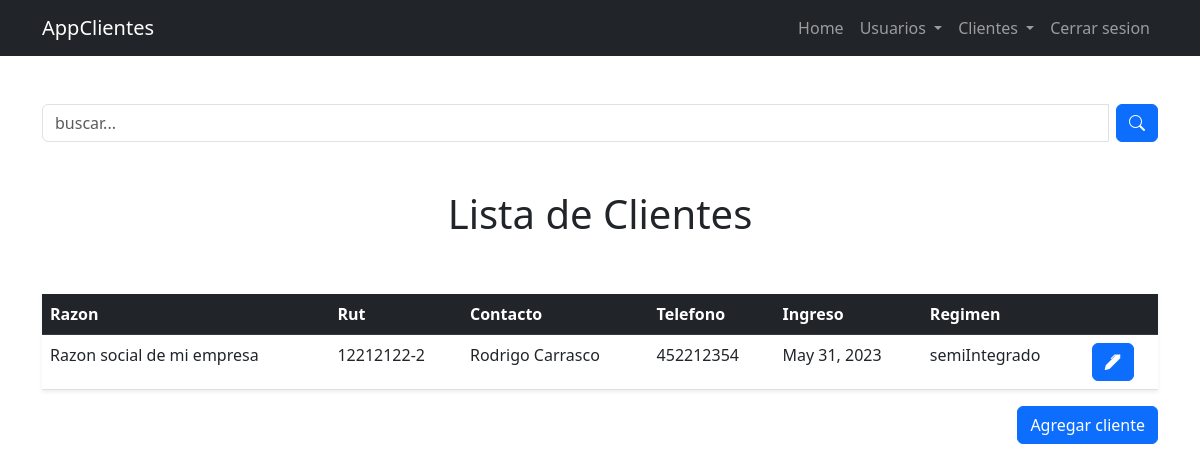
The app's page /clientes/ (signed in) with its own data.
### clientes/models.py (models this page shows, shortened)
class Cliente(models.Model):
    nombreDeFantasia=models.CharField(max_length=60,null=True,blank=True)
    rutEmpresa=models.CharField(max_length=30)
    razonSocial=models.CharField(max_length=100)
    fechaIngresoCliente=models.DateField(max_length=10)
    claveSII=models.CharField(max_length=30)
    nombreContacto1=models.CharField(max_length=50)
    telefonoContacto1=models.CharField(max_length=20)
    emailContacto1=models.EmailField(max_length=60)
    nombreContacto2=models.CharField(max_length=50,null=True,blank=True)
    telefonoContacto2=models.CharField(max_length=20,null=True,blank=True)
    emailContacto2=models.EmailField(max_length=60,null=True,blank=True)
    representanteLegal=models.CharField(max_length=50)
    rutRepresentanteLegal=models.CharField(max_length=30)
    banco=models.CharField(max_length=50,null=True,blank=True)
    tipoCuenta=models.CharField(max_length=50,null=True,blank=True)
    numeroCuenta=models.CharField(max_length=50,null=True,blank=True)
    claveSIIRepresentante=models.CharField(max_length=30,null=True,blank=True)
    inicioActividades=models.DateField(max_length=10)
    regimenTributario=models.CharField(max_length=60)
    claveCertificadoDigital=models.CharField(max_length=30,null=True,blank=True)
    vencimientoCertificadoDigital=models.DateField(max_length=10,null=True,blank=True)
    usuarioPrevired=models.CharField(max_length=60,null=True,blank=True)
    clavePrevired=models.CharField(max_length=30,null=True,blank=True)
    servicioContable=models.BooleanField(default=False,null=True,blank=True)
    servicioRemuneraciones=models.IntegerField(null=True,blank=True)
    ServicioPortalRRHH=models.BooleanField(default=False,null=True,blank=True)
    otroServicio=models.CharField(max_length=100,null=True,blank=True)
    estado=models.BooleanField(default=True)
    created=models.DateTimeField(auto_now_add=True)
    user = models.ForeignKey(User, on_delete=models.CASCADE, default=None)

### clientes/views.py (the view)
# urls.py: path('clientes/',clientes_views.clientes, name='clientes'),
@login_required
def clientes(request):
    queryset = request.GET.get("buscar")
    print(queryset)
    clientes = Cliente.objects.filter(estado=True)
    if queryset:
        clientes=Cliente.objects.filter(
            Q(rutEmpresa__icontains= queryset)
        ).distinct()
    clientes=Cliente.objects.all()#en caso de quere mostrar solo los datos del usuario logeado ""Cliente.objects.filter(user=request.user)""
    return render(request, 'clientes.html',{'clientes':clientes})

### clientes/templates/clientes.html (shortened to what this page needs)
{% extends 'base.html' %}
{% block content %}
{% if clientes %}
<div clas="">
    <div class="container">
        <div class= "row">
            <div class="col-md-12 search mt-5">
                <form method="get">
                    <div id="custom-search-input">
                        <div class="input-group col-md-12 ">
                            <input type="text" class="form-control me-2" placeholder="buscar..." name="buscar"  >
                            <span class="input-group-list">
                                <button type="submit" class="btn btn-primary"><i class="bi bi-search"></i></button>
                        </div>
                    </div>
                </form>
            </div>
        </div>
    </div>
</div>
<main class="container">
    <div class="row">
        <div class="col-md-12 ">
            <h1 class="text-center py-5">Lista de Clientes</h1>
            <table class="table table-responsive shadow-sm">
                <thead class="table-dark">
                    <tr>
                        <th>Razon</th>
                        <th>Rut</th>
                        <th>Contacto</th>
                        <th>Telefono</th>
                        <th>Ingreso</th>
                        <th>Regimen</th>
                        <th></th>
                    </tr>
                </thead>
                <tbody>
                    {% for cliente in clientes %}
                    {% if cliente.estado %}
                    <tr>
                        <td>{{cliente.razonSocial}}</td>
                        <td>{{cliente.rutEmpresa}}</td>
                        <td>{{cliente.nombreContacto1}}</td>
                        <td>{{cliente.telefonoContacto1}}</td>
                        <td>{{cliente.fechaIngresoCliente}}</td>
                        <td>{{cliente.regimenTributario}}</td>
                        <td>
                            {% if user.is_superuser %}
                            <a href="{% url 'cliente_detail' cliente.id %}" class="btn btn-primary"><i class="bi bi-pen-fill"></i></a>
                            {% else %}
                            <a href="{% url 'ver_cliente' cliente.id %}" class="btn btn-primary"><i class="bi bi-eye-fill"></i></a>
                            {% endif %}
                        </td>
                    </tr>
                    {% endif %}
                    {% endfor %}
                </tbody>
            </table>
        </div>
    </div>
</main>
{% else %}
<h4 class="m-5 text-secondary">No Existen clientes en el sistema</h4>
{% endif %}
{% if user.is_superuser %}
<div class="container text-end">
    <a class="btn btn-primary" href="/clientes/create">Agregar cliente</a>
</div>
{% endif %}
{% endblock %}

### records on screen
Cliente: razonSocial "Razon social de mi empresa", rutEmpresa "12212122-2", nombreContacto1 "Rodrigo Carrasco", telefonoContacto1 "452212354", fechaIngresoCliente "May 31, 2023", regimenTributario "semiIntegrado"
